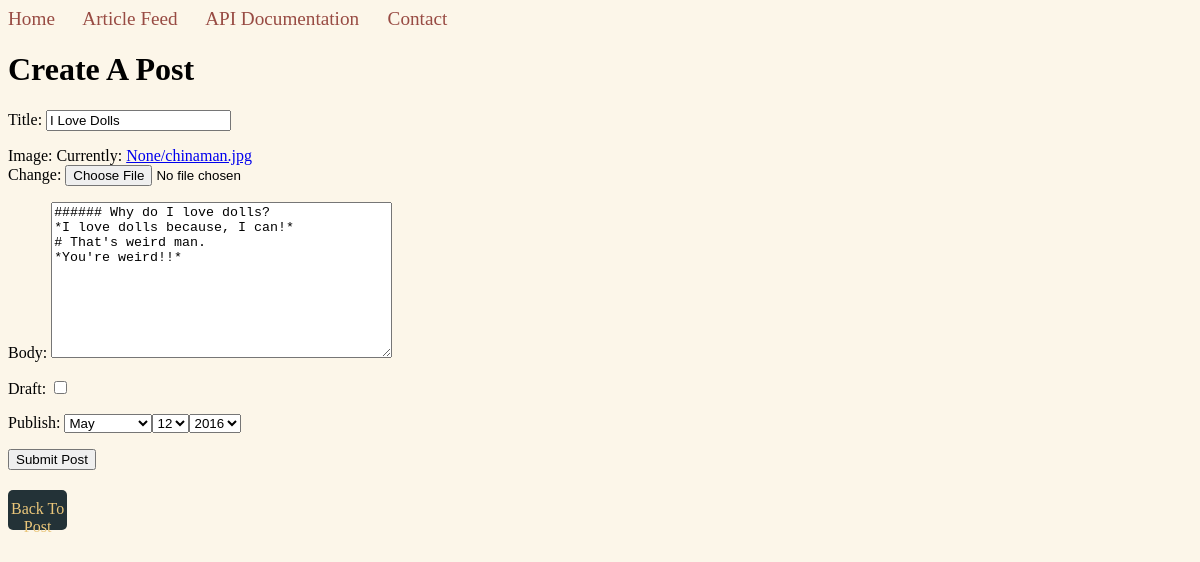
The page /posts/i-love-dolls-1/edit/ (signed in) on the database its author committed.
### posts/models.py (models this page shows, shortened)
class Post(models.Model):
	user = models.ForeignKey(settings.AUTH_USER_MODEL, default=1)
	title = models.CharField(max_length=120)
	slug = models.SlugField(unique=True)
	image = models.ImageField(
		upload_to=upload_location,
		null=True,
		width_field="width_field",
		height_field="height_field"
	)
	height_field = models.IntegerField(default=0)
	width_field = models.IntegerField(default=0)
	body = models.TextField(max_length=20000)
	draft = models.BooleanField(default=False)
	publish = models.DateField(auto_now=False, auto_now_add=False)
	updated = models.DateTimeField(auto_now=True, auto_now_add=False)
	timestamp = models.DateTimeField(auto_now=False, auto_now_add=True)

### posts/views.py (the view)
# urls.py: url(r'^(?P<slug>[\w-]+)/edit/$', post_update, name='update'),
def post_update(request, slug=None):
	is_editing = True
	if not request.user.is_staff:
		raise Http404
	instance = get_object_or_404(Post, slug=slug)
	form = PostForm(request.POST or None, request.FILES or None, instance=instance)
	if form.is_valid():
		instance = form.save(commit=False)
		instance.save()
		messages.success(request, "Successfully updated!")
		return HttpResponseRedirect(instance.get_absolute_url())
	context = {
		"title": instance.title,
		"instance": instance,
		"form": form,
		"is_editing": is_editing,
	}
	return render(request, "post_form.html", context)

### posts/forms.py
class PostForm(forms.ModelForm):
	publish = forms.DateField(widget=forms.SelectDateWidget)
	class Meta:
		model = Post
		fields = [
			"title",
			"image",
			"body",
			"draft",
			"publish",
		]

### templates/post_form.html (shortened to what this page needs)
{% extends "base.html" %}
{% block content %}
<h1>Create A Post</h1>
<form method="POST" action="" enctype="multipart/form-data">{% csrf_token %}
	{{ form.as_p }}
	<input type="submit" value="Submit Post"/>
	{% if is_editing %}
	<div class="back_to_post_link_button"><a class="back_to_post_link" href="{{ request.META.HTTP_REFERER }}">Back To Post</a></div>
	{% endif %}
</form>
{% endblock content %}

### static/css/base.css (style rules this page uses)
body { background: #fcf6e9; }
* { list-style: none; }
.back_to_post_link { clear: both; text-decoration: none; color: #eac67a; }
.back_to_post_link_button { text-align: center; width: 5%; height: 30px; background-color: #233237; border-radius: 5px; padding-top: 10px; margin-top: 20px; }

### rows shown on the page
Post: title "I Love Dolls", body "###### Why do I love dolls? *I love dolls because, I can!* # That's weird man. *You're weird!!*"
